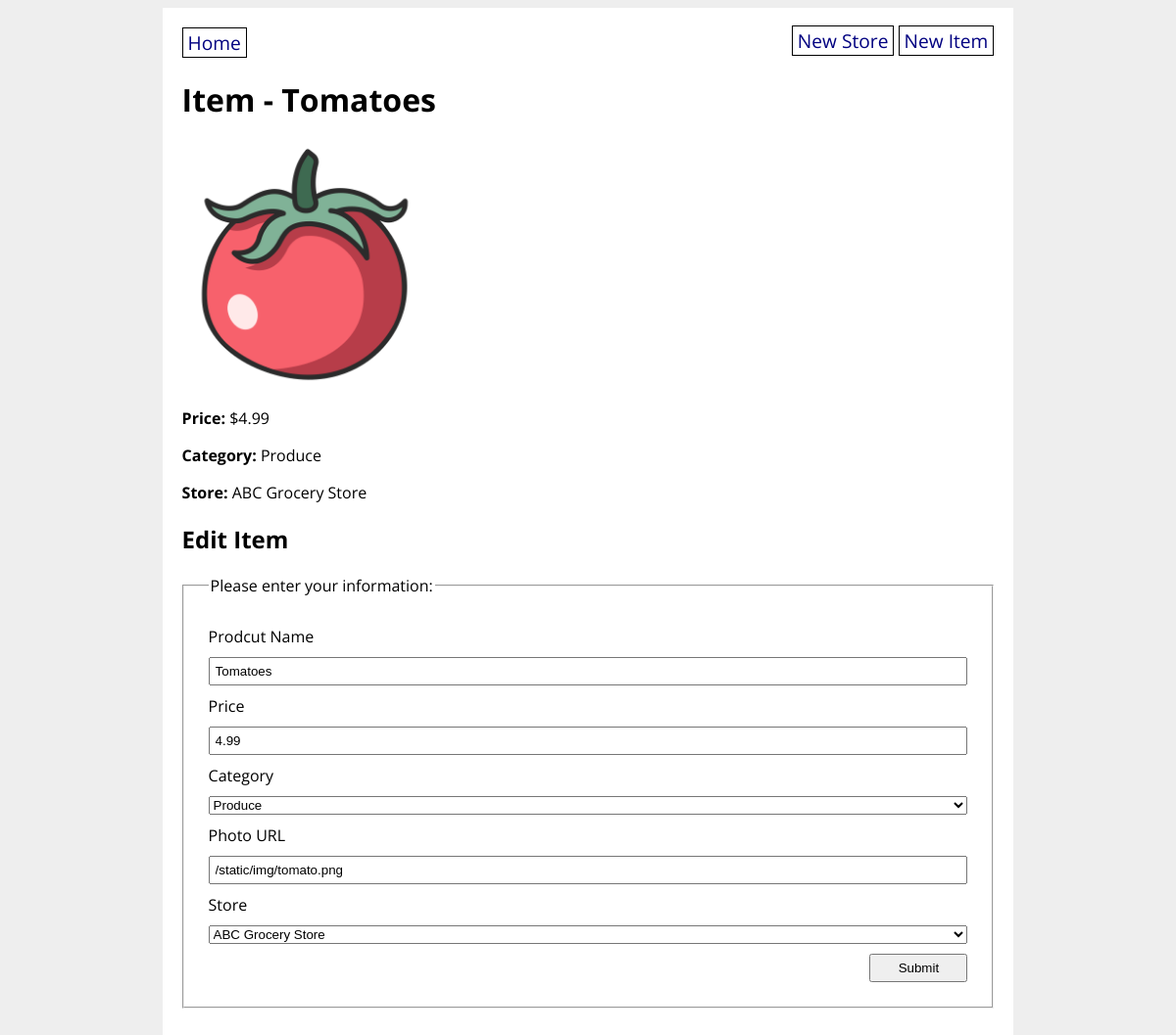
Screenshot of /item/4 with the database file from the repository.
### grocery_app/models.py (models this page shows, shortened)
class GroceryItem(db.Model):
    id = db.Column(db.Integer, primary_key=True)
    name = db.Column(db.String(80), nullable=False)
    price = db.Column(db.Float(precision=2), nullable=False)
    category = db.Column(db.Enum(ItemCategory), default=ItemCategory.OTHER)
    photo_url = db.Column(URLType)
    store_id = db.Column(
        db.Integer, db.ForeignKey('grocery_store.id'), nullable=False)
    store = db.relationship('GroceryStore', back_populates='items')

class GroceryStore(db.Model):
    id = db.Column(db.Integer, primary_key=True)
    title = db.Column(db.String(80), nullable=False)
    address = db.Column(db.String(200), nullable=False)
    items = db.relationship('GroceryItem', back_populates='store')
    def __str__(self):
        return f"{self.title}"

### grocery_app/routes.py (the view)
@main.route('/item/<item_id>', methods=['GET', 'POST'])
def item_detail(item_id):
    item = GroceryItem.query.get(item_id)
    form = GroceryItemForm(obj=item)
    if form.validate_on_submit():
        form.populate_obj(item)
        db.session.add(item)
        db.session.commit()
        flash("Item was updated successfully")
        return redirect(url_for("main.item_detail",item_id=item.id))
    item = GroceryItem.query.get(item_id)
    return render_template('item_detail.html', item=item, form=form)

### grocery_app/forms.py
class GroceryItemForm(FlaskForm):
    name = StringField("Prodcut Name",
        validators=[
            DataRequired(),
            Length(min=3, max=80, message= "The product name needs to be between 3 to 80 charcaters")
        ])
    price = FloatField("Price")
    category = SelectField("Category", choices=ItemCategory.choices())
    photo_url = StringField("Photo URL")
    store = QuerySelectField("Store",
        query_factory=lambda: GroceryStore.query, allow_blank=False)
    submit = SubmitField("Submit")

### grocery_app/utils.py (called while the page is built)
    def __str__(self):
        return str(self.value)

### grocery_app/templates/item_detail.html (shortened to what this page needs)
{% extends 'base.html' %}
{% block content %}
<h1>Item - {{ item.name }}</h1>
<p><img src="{{ item.photo_url }}" width="250px" height="250px"></p>
<p><strong>Price:</strong> ${{ item.price }}</p>
<p><strong>Category:</strong> {{ item.category }}</p>
<p><strong>Store:</strong> {{ item.store.title }}</p>
<h2>Edit Item</h2>
<form method="POST" action="{{ url_for('main.item_detail', item_id=item.id) }}">
    <fieldset>
        <legend>Please enter your information:</legend>
        {{ form.name.label }}
        {{ form.name }}
        {{ form.price.label }}
        {{ form.price }}
        {{ form.category.label }}
        {{ form.category }}
        {{ form.photo_url.label }}
        {{ form.photo_url }}
        {{ form.store.label }}
        {{ form.store }}
        {{ form.submit }}
    </fieldset>
</form>
{% endblock %}

### grocery_app/static/style.css (style rules this page uses)
body { background-image: url("https://images.unsplash.com/32/Mc8kW4x9Q3aRR3RkP5Im_IMG_4417.jpg"); background-color: #cccccc; display: flex; flex-direction: column; align-items: center; background-color: #eee; font-family: 'Open Sans', sans-serif; }
fieldset { display: flex; flex-direction: column; margin: 20px 0; padding: 20px; }
fieldset * { margin: 5px; }
fieldset input { padding: 5px; }
input[type=submit] { width: 100px; align-self: flex-end; }

### rows the page displays
GroceryItem: name "Tomatoes", photo_url (picture), price "4.99", category "Produce", photo_url "/static/img/tomato.png", store "ABC Grocery Store"
GroceryStore: store "ABC Grocery Store"
